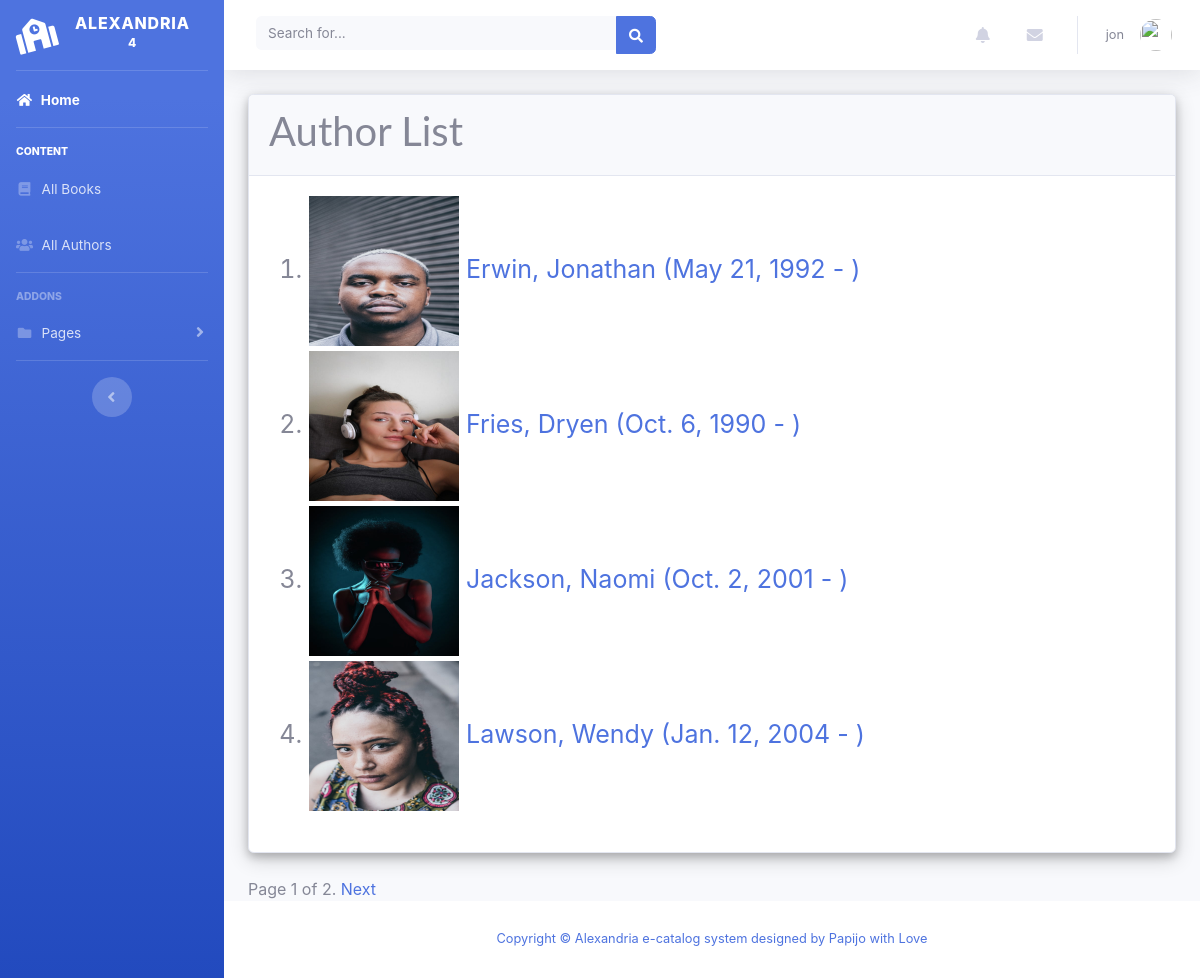
/authors/ (signed in), run on the app's committed database.
### catalog/models.py (models this page shows)
class Author(models.Model):
    first_name = models.CharField(max_length=100)
    last_name = models.CharField(max_length=100)
    date_of_birth = models.DateField(null=True, blank=True)
    date_of_death = models.DateField('Died', null=True, blank=True)
    image = models.ImageField(upload_to='uploads/author', blank=True, null = True)
    biography = models.TextField(null=True, max_length= 500)
    class Meta:
        ordering = ['last_name', 'first_name']
    def get_absolute_url(self):
        return reverse('author-detail', args=[str(self.id)])
    def __str__(self):
        return f'{self.last_name}, {self.first_name}'
    def author_image(self):
        return format_html('<img src = "/media/%s" width="100" height="100" />' % (self.image))
    author_image.short_description = 'Image'
    author_image.allow_tags = True

### catalog/views.py (the view)
# urls.py: path('authors/', views.AuthorListView.as_view(), name = 'authors'),
class AuthorListView(LoginRequiredMixin, generic.ListView):
    model = Author
    paginate_by = 4

### catalog/templates/catalog/author_list.html
{% extends "base_generic.html" %}
{% block content %}
<div class="card mb-4">
    <div class="card-header">
        <h1>Author List</h1>
    </div>
    <div class="card-body">
        {% if author_list %}
  <ol>
  {% for author in author_list %}
    <li class="links">
      <img height="150" width="150" src="{{ author.image.url }}" /><a href="{{ author.get_absolute_url }}">
      {{ author }} ({{author.date_of_birth}} - {% if author.date_of_death %}{{author.date_of_death}}{% endif %})
      </a>
    </li>
  {% endfor %}
 </ol>
{% else %}
  <p>There are no authors available.</p>
{% endif %}
    </div>
  </div>
{% endblock %}

### catalog/templates/base_generic.html (shortened to what this page needs)
<!DOCTYPE html>
<html lang="en">
<head>
  {% load static %}
  <link rel="stylesheet" href="{% static 'css/bootstrap.min.css' %}">
  <link rel="stylesheet" href="{% static 'css/css/all.css' %}">
  <link rel="stylesheet" href="{% static 'css/css/brands.css' %}">
  <link rel="stylesheet" href="{% static 'css/css/fontawesome.css' %}">
  <link rel="stylesheet" href="{% static 'css/animate.css' %}">
  <link rel="stylesheet" href="{% static 'css/style.css' %}">
  <link rel="stylesheet" href="{% static 'css/css/solid.css' %}">
  <link rel="stylesheet" href="{% static 'css/landing-page.css' %}">
  <link rel="stylesheet" href="{% static 'css/sb-admin-2.css' %}">
</head>
<body id="page-top">
    <div id="wrapper">
      <ul class="navbar-nav bg-gradient-primary sidebar sidebar-dark accordion" id="accordionSidebar">
        <a class="sidebar-brand d-flex align-items-center justify-content-center" href="{% url 'homepage' %}">
          <div class="sidebar-brand-icon rotate-n-15">
            <i class="fas fa-school"></i>
          </div>
          <div class="sidebar-brand-text mx-3">Alexandria <sup>4</sup></div>
        </a>
        <hr class="sidebar-divider my-0">
        <li class="nav-item active">
          <a class="nav-link" href="{% url 'index' %}">
            <i class="fas fa-fw fa-home"></i>
            <span>Home</span></a>
        </li>
        <hr class="sidebar-divider">
        <div class="sidebar-heading text-white">
          Content
        </div>
        <li class="nav-item">
          <a class="nav-link collapsed" href="{% url 'books' %}"  >
            <i class="fas fa-fw fa-book"></i>
            <span>All Books</span>
          </a>
        </li>
        <li class="nav-item">
          <a class="nav-link collapsed" href="{% url 'authors' %}" >
            <i class="fas fa-fw fa-users"></i>
            <span>All Authors</span>
          </a>
        </li>
        <hr class="sidebar-divider">
        <div class="sidebar-heading">
          Addons
        </div>
        <li class="nav-item">
          <a class="nav-link collapsed" href="#" data-toggle="collapse" data-target="#collapsePages" aria-expanded="true" aria-controls="collapsePages">
            <i class="fas fa-fw fa-folder"></i>
            <span>Pages</span>
          </a>
        </li>
        <hr class="sidebar-divider d-none d-md-block">
        <div class="text-center d-none d-md-inline">
          <button class="rounded-circle border-0" id="sidebarToggle"></button>
        </div>
      </ul>
      <div id="content-wrapper" class="d-flex flex-column">
        <div id="content">
          <nav class="navbar navbar-expand navbar-light bg-white topbar mb-4 static-top shadow">
            <form class="d-none d-sm-inline-block form-inline mr-auto ml-md-3 my-2 my-md-0 mw-100 navbar-search">
              <div class="input-group">
                <input type="text" class="form-control bg-light border-0 small" placeholder="Search for..." aria-label="Search" aria-describedby="basic-addon2">
                <div class="input-group-append">
                  <button class="btn btn-primary" type="button">
                    <i class="fas fa-search fa-sm"></i>
                  </button>
                </div>
              </div>
            </form>
            <ul class="navbar-nav ml-auto">
              <li class="nav-item dropdown no-arrow mx-1">
                <a class="nav-link dropdown-toggle" href="#" id="alertsDropdown" role="button" data-toggle="dropdown" aria-haspopup="true" aria-expanded="false">
                  <i class="fas fa-bell fa-fw"></i>
                </a>
              </li>
              <li class="nav-item dropdown no-arrow mx-1">
                <a class="nav-link dropdown-toggle" href="#" id="messagesDropdown" role="button" data-toggle="dropdown" aria-haspopup="true" aria-expanded="false">
                  <i class="fas fa-envelope fa-fw"></i>
                </a>
              </li>
              {% if user.is_authenticated %}
              <li class="nav-item dropdown no-arrow">
                <a class="nav-link dropdown-toggle" href="#" id="userDropdown" role="button" data-toggle="dropdown" aria-haspopup="true" aria-expanded="false">
                  <span class="mr-2 d-none d-lg-inline text-gray-600 small">{{ user.get_username }}</span>
                  <img class="img-profile rounded-circle" src="https://source.unsplash.com/QAB-WJcbgJk/60x60">
                </a>
              </li>
              {% endif %}
            </ul>
          </nav>
          <div class="container-fluid" >
            {% block content %}{% endblock %}
            {% block pagination %}
            {% if is_paginated %}
                <div class="pagination">
                    <span class="page-links">
                        <span class="page-current">
                            Page {{ page_obj.number }} of {{ page_obj.paginator.num_pages }}.
                        </span>
                        {% if page_obj.has_next %}
                            <a href="{{ request.path }}?page={{ page_obj.next_page_number }}">Next</a>
                        {% endif %}
                    </span>
                </div>
            {% endif %}
          {% endblock %}
          </div>
        </div>
        <footer class="sticky-footer bg-white">
          <div class="container my-auto">
            <div class="copyright text-center my-auto">
              <span><a href="http://ebhota.github.io/">Copyright &copy; Alexandria e-catalog system designed by Papijo with Love</a> </span>
            </div>
          </div>
        </footer>
      </div>
    </div>
  </body>
</html>

### catalog/static/css/css/all.css (style rules this page uses)
.fa, .fas, .far, .fal, .fad, .fab { -moz-osx-font-smoothing: grayscale; -webkit-font-smoothing: antialiased; display: inline-block; font-style: normal; font-variant: normal; text-rendering: auto; line-height: 1; }
.fa-sm { font-size: .875em; }
.fa-fw { text-align: center; width: 1.25em; }
.fa-bell:before { content: "\f0f3"; }
.fa-book:before { content: "\f02d"; }
.fa-envelope:before { content: "\f0e0"; }
.fa-folder:before { content: "\f07b"; }
.fa-home:before { content: "\f015"; }
.fa-school:before { content: "\f549"; }
.fa-search:before { content: "\f002"; }
.fa-users:before { content: "\f0c0"; }
.fa, .fas { font-family: 'Font Awesome 5 Free'; font-weight: 900; }

### catalog/static/css/style.css (style rules this page uses)
div.card { box-shadow: 0 4px 8px 0 rgba(0, 0, 0, 0.2), 0 6px 20px 0 rgba(0, 0, 0, 0.19); }
.links { font-size: 25px; padding-bottom: 5px; }

### catalog/static/css/css/solid.css (style rules this page uses)
.fa, .fas { font-family: 'Font Awesome 5 Free'; font-weight: 900; }

### catalog/static/css/landing-page.css (style rules this page uses)
body { font-family: 'Lato', 'Helvetica Neue', Helvetica, Arial, sans-serif; }
h1, h2, h3, h4, h5, h6 { font-family: 'Lato', 'Helvetica Neue', Helvetica, Arial, sans-serif; font-weight: 700; }

### data on the page
Author: image (picture), last_name+first_name "Erwin, Jonathan", date_of_birth "May 21, 1992"
Author: image (picture), last_name+first_name "Fries, Dryen", date_of_birth "Oct. 6, 1990"
Author: image (picture), last_name+first_name "Jackson, Naomi", date_of_birth "Oct. 2, 2001"
Author: image (picture), last_name+first_name "Lawson, Wendy", date_of_birth "Jan. 12, 2004"

### other printed values
{{ user.get_username }} "jon"
{{ page_obj.number }} "1"
{{ page_obj.paginator.num_pages }} "2"
